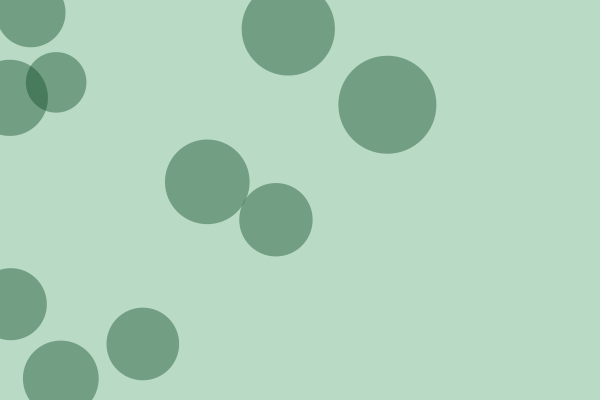
Frame 1 (no input)
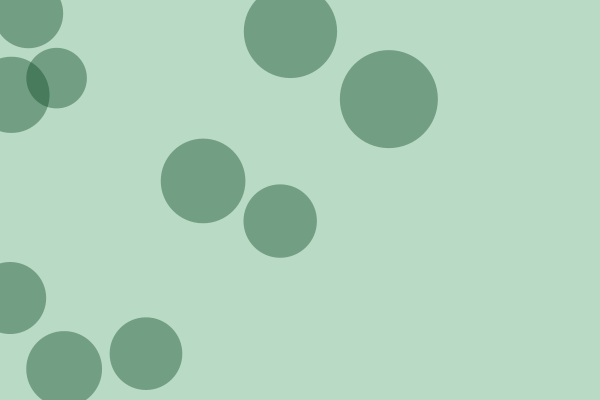
Frame 60 (the mouse pressed at the canvas centre just before this capture)
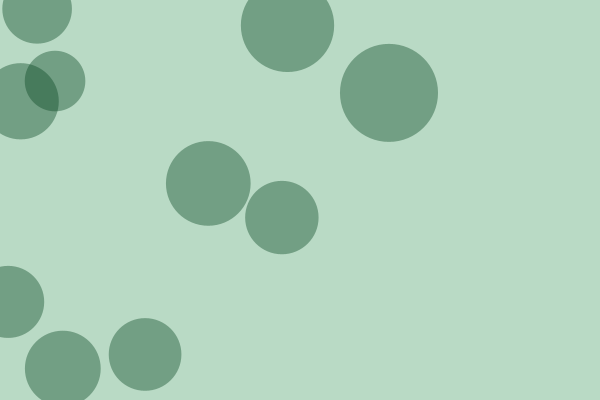
Frame 120 (the mouse held since frame 60 and released just before this capture)

The Processing sketch that drew these frames (run headless with seeded random() and noise(); from frame 60 on, the mouse is pressed at the canvas centre):

// Processing sketch: CC_006_Mitosis_Simulation
// ── CC_006_Mitosis_Simulation.pde
ArrayList<Cell> cells = new ArrayList<Cell>();

void setup() {
  size(600, 400);
  for (int i=0; i<10; i++)
    cells.add(new Cell());
}

void draw() {
  background(185, 218, 197);
  for (Cell c : cells) {
    c.move();
    c.show();
  }
}

void mouseMoved() {
  for (int i = cells.size()-1; i >= 0; i--) {
    Cell c = cells.get(i);
    if (c.r > 2) {
      if (c.clicked(mouseX, mouseY)) {
        cells.add(c.mitosis());
        cells.add(c.mitosis());
        cells.remove(i);
      }
    }
  }
}

void keyPressed() {
  cells.add(new Cell());
}

// ── Cell.pde
class Cell {
  PVector pos;
  float r;
  color c;

  Cell(PVector pos, float r, color c) {
    this.pos = pos.copy();
    this.r = r;
    this.c = c;
  }

  Cell() {
    this.pos  = new PVector(random(width), random(height));
    this.r = random(60, 100);
    this.c =  color(6, 67, 31, 100);
  }


  boolean clicked(int x, int y) {
    float d = dist(this.pos.x, this.pos.y, x, y);
    return (d < this.r) ?true :false;
  }

  Cell mitosis() {
    Cell cell = new Cell(this.pos, this.r*0.8, this.c);
    return cell;
  }

  void move() {
    PVector vel = PVector.random2D();
    this.pos.add(vel);
  }

  void show() {
    noStroke();
    fill(this.c);
    ellipse(this.pos.x, this.pos.y, this.r, this.r);
  }
}
